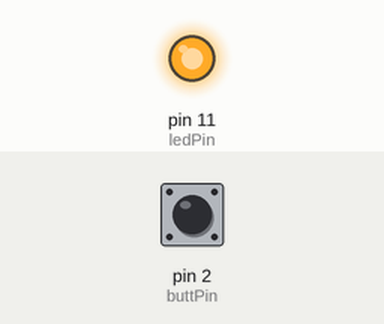
The sketch below on a simulated Arduino Uno, built with avr-gcc and run on an emulated ATmega328P. Shown: output pins drawn as LEDs (lit = HIGH). The test bench sets the inputs (shaded band); at power-on: pin 2 (buttPin) LOW.

Above: at 1.2 s.
1.3 s: pin 2 (buttPin) pulled HIGH for 0.15 s
At 2.9 s:
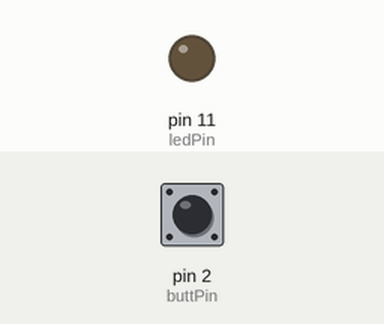
Timing chart, 0 to 4.4 s (numbered marks = the images above; inputs shaded):
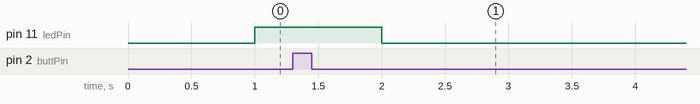

The sketch:

ISR_4.ino
```cpp
unsigned long previousMillis = 0;
boolean pressed = false;
int ledState = LOW;
int ledPin = 11;
int buttPin = 2;
void setup() {
  pinMode(ledPin,OUTPUT);
  pinMode(buttPin,INPUT);
  attachInterrupt(digitalPinToInterrupt(2),ISRoutine,RISING);
}


void loop() {
  if(pressed == true)
    off_for_time(1000);
  else
    blinker(1000);
}

void blinker(long interval) {
  unsigned long currentMillis = millis();
  if (currentMillis - previousMillis >= interval) {
    previousMillis = currentMillis;
    if (ledState == LOW) {
      ledState = HIGH;
    } else {
      ledState = LOW;
    }
    digitalWrite(ledPin, ledState);
  }
}

void off_for_time(long interval) {
  unsigned long currentMillis = millis();
  if (currentMillis - previousMillis >= interval) {
    previousMillis = currentMillis;
    digitalWrite(ledPin, LOW);
  }
}
void ISRoutine() {
  pressed = true;
}
```

Measured:
- after the input at 1.3 s, pin 11 (ledPin): goes on until 2.0 s, then stays LOW
